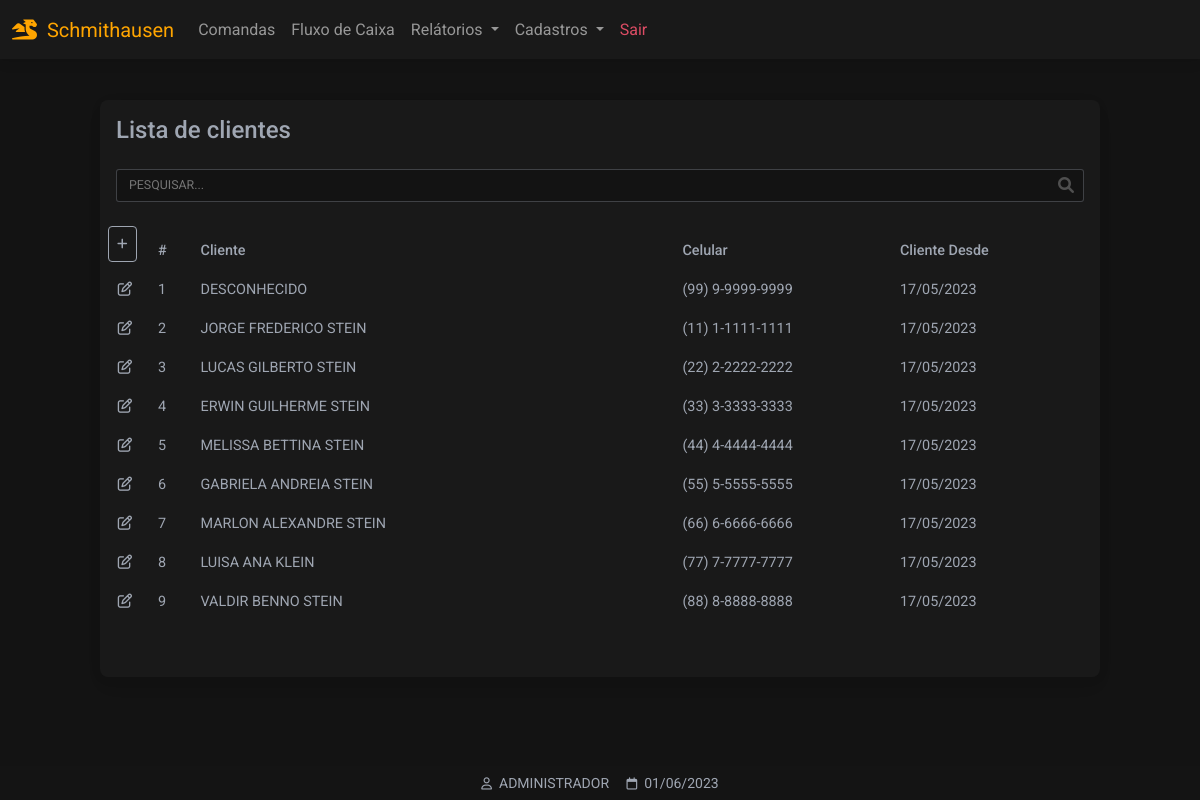
Before: /clientes (signed in) with the older database file.
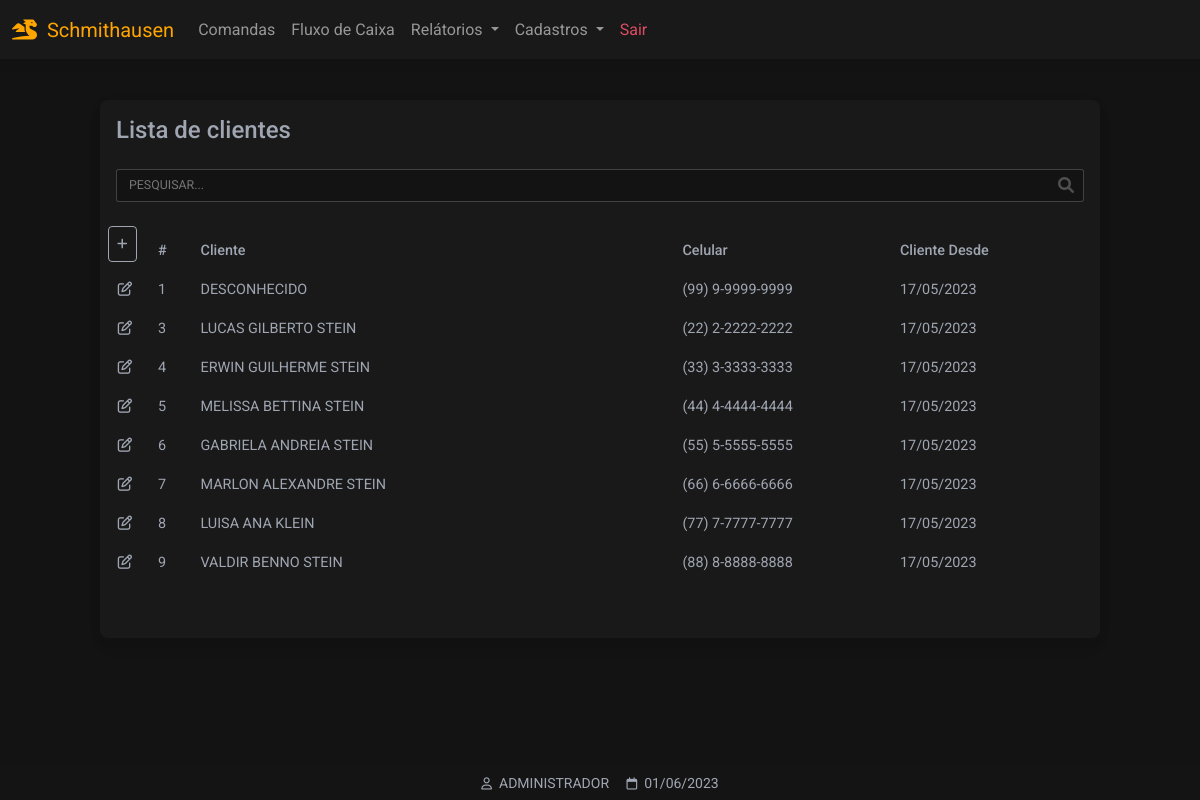
After: the same page with the newer database file.
### website/models.py (models this page shows)
class Cliente(db.Model):
    id = db.Column(db.Integer, primary_key=True)
    fone = db.Column(db.String(150))
    data_criacao = db.Column(db.DateTime(timezone=True), default=func.now())
    nome = db.Column(db.String(150))

class User(db.Model, UserMixin):
    id = db.Column(db.Integer, primary_key=True)
    email = db.Column(db.String(150), unique=True)
    password = db.Column(db.String(150))
    first_name = db.Column(db.String(150))
    user = db.relationship('Produto',backref='produto')

### website/views.py (the view)
@views.route('/clientes', methods=['GET','POST'])
@login_required
def clientes():
    clientes = []
    rows = Cliente.query.all()
    for r in rows:
        clientes.append(r)
    return render_template("clientes_listar.html", user=current_user, data=data, clientes=clientes)

### website/__init__.py (called while the page is built)
def create_app():
    app = Flask(__name__)
    app.config['SECRET_KEY'] = 'hjshjhdjah kjshkjdhjs'
    app.config['SQLALCHEMY_DATABASE_URI'] = f'sqlite:///{DB_NAME}'
    db.init_app(app)
    from .views import views
    from .auth import auth
    app.register_blueprint(views, url_prefix='/')
    app.register_blueprint(auth, url_prefix='/')
    from .models import User, Cliente, Produto
    with app.app_context():
        db.create_all()
    login_manager = LoginManager()
    login_manager.login_view = 'auth.login'
    login_manager.login_message = u"FAVOR EFETUAR LOGIN!"
    login_manager.init_app(app)
    @login_manager.user_loader
    def load_user(id):
        return User.query.get(int(id))
    return app

### website/templates/clientes_listar.html (shortened to what this page needs)
{% extends "base.html" %}
{% block content %}
<div class="container-fluid" style="min-height:100dvh;padding-top:100px">
    <div class="table-responsive w-100 card bg-dark larg-max m-auto" style="padding-bottom: 40px">
        <table class="table table-borderless table-sm bg-dark text-secondary">
            <thead>
                <tr>
                    <p class="h4 p-3 text-secondary">Lista de clientes</p>
                </tr>
                <tr>
                <tr>
                    <div class="p-3 pt-0">
                        <div class="form-outline" style="margin-bottom: 0!important;padding-bottom: 0!important;">
                            <input type="text" style="text-transform:uppercase" id="inputPesquisarCliente"
                                class="myInputs form-control-sm" placeholder="Pesquisar..."
                                onkeyup='pesquisarTabelaClientes()' />
                        </div>
                    </div>
                </tr>
                <thead>
                    <tr>
                        <th class="text-nowrap" scope="col">
                            <a href="/clientes_cadastrar" class="p-2 btn btn-sm btn-outline-light">
                                <i class="fa-solid fa-plus"></i>
                            </a>
                        </th>
                        <th class="text-nowrap" scope="col">#</th>
                        <th class="text-nowrap" scope="col" style="min-width: 280px;">Cliente</th>
                        <th class="text-nowrap" scope="col">Celular</th>
                        <th class="text-nowrap" scope="col">Cliente Desde</th>
                        <th class="text-nowrap" scope="col"></th>
                    </tr>
                </thead>
            <tbody id="tb-clientes">
                {% for i in clientes %}
                <tr>
                    <td class="text-center" style="width: 50px">
                        <a role="button" class="text-secondary" href="/clientes_atualizar/{{ i.id }}">
                            <i class="fa-regular fa-pen-to-square"></i>
                        </a>
                    </td>
                    <td class="text-nowrap" scope="row"> {{ i.id }} </td>
                    <td class="text-nowrap" scope="row"> {{ i.nome }} </td>
                    <td class="text-nowrap" scope="row"> {{ i.fone }} </td>
                    <td class="text-nowrap" scope="row"> {{ i.data_criacao.strftime('%d/%m/%Y') }} </td>
                    <td>
                    </td>
                </tr>
                {% endfor %}
            </tbody>
        </table>
    </div>
</div>
{% endblock %}
{% block titlefooter %}
<span style="color:#9FA6B2">
    &nbsp;{{ user.first_name.split()[0] | upper }}
    <span style="color:#9FA6B2">
        &nbsp;{{ data.strftime('%d/%m/%Y') }}
    </span>
    {% endblock %}

### website/templates/base.html (shortened to what this page needs)
<!DOCTYPE html>
<html lang="pt-br">
<head>
<link rel="stylesheet" href="https://cdnjs.cloudflare.com/ajax/libs/font-awesome/6.0.0/css/all.min.css"/>
<link rel="stylesheet" type="text/css"       href="{{ url_for('static', filename='css/mdb.min.css')      }}">
<link rel="stylesheet" type="text/css"       href="{{ url_for('static', filename='css/base.css')         }}">
</head>
<body class="dark-ligth">
<nav id="navbar" class="autohide navbar navbar-expand-lg bg-dark fixed-top navbar-dark ">
  <div class="container-fluid">
    <a class="navbar-brand" style="color: orange;pointer-events: none;"><i class="fa-solid fa-dragon"></i>&nbsp;&nbsp;Schmithausen</a>
    {% if user.is_authenticated %}
    <div class="collapse navbar-collapse" id="navbarSupportedContent">
      <ul class="navbar-nav me-auto mb-2 mb-lg-0 my-navbar">
        <li class="nav-item">
          <a class="nav-link" href="/comandas">Comandas</a>
        </li>
        <li class="nav-item">
          <a class="nav-link" href="#">Fluxo de Caixa</a>
        </li>
        <li class="nav-item dropdown">
          <a class="nav-link dropdown-toggle" href="#" id="navbarDropdown" role="button" data-mdb-toggle="dropdown" aria-expanded="false">
            Relátorios
          </a>
        </li>
        <li class="nav-item dropdown">
          <a class="nav-link dropdown-toggle" href="#" id="navbarDropdown" role="button" data-mdb-toggle="dropdown" aria-expanded="false">
            Cadastros
          </a>
            <li class="nav-item">
            <a class="nav-link text-danger" href="/logout">Sair</a>
            </li>
        {% endif %}
        </li>
      </ul>
    </div>
  </div>
</nav>
  {% block content %}
  {% endblock %}
<footer class="bg-dark text-center text-white fixed-bottom">
  <div class="text-center p-1" style="background-color: rgba(0, 0, 0, 0.2)">
   <small style="color:orange;">
   {% block titlefooter %}{% endblock %}
   </small>
  </div>
</footer>
</body>
</html>

### website/static/css/base.css (style rules this page uses)
:root { --color-orange: orange; --color-primary: #3B71CA; --color-secondary: #9FA6B2; --color-success: #14A44D; --color-danger: #DC4C64; --color-warning: #E4A11B; --color-info: #54B4D3; --color-ligth:#FBFBFB; --color-dark-ligth: #131313; --color-dark:#191919; }
.bg-dark { background-color: var(--color-dark)!important; }
.btn-outline-light { border: 1px solid var(--color-secondary); color: var(--color-secondary); }
.myInputs { width: 100%; border: 1px solid #9FA6B250; background-color: var(--color-dark-ligth); color: var(--color-ligth); padding: 0.35rem; padding-left: 0.75rem; border-radius: 3px; }
.larg-max { max-width: 1000px!important; }
.dark-ligth { background-color: var(--color-dark-ligth); }
.form-outline { margin-bottom: 35px!important; }

Changed rows visible on the page:
removed Cliente: id "2", nome "JORGE FREDERICO STEIN", fone "(11) 1-1111-1111", data_criacao "17/05/2023"
